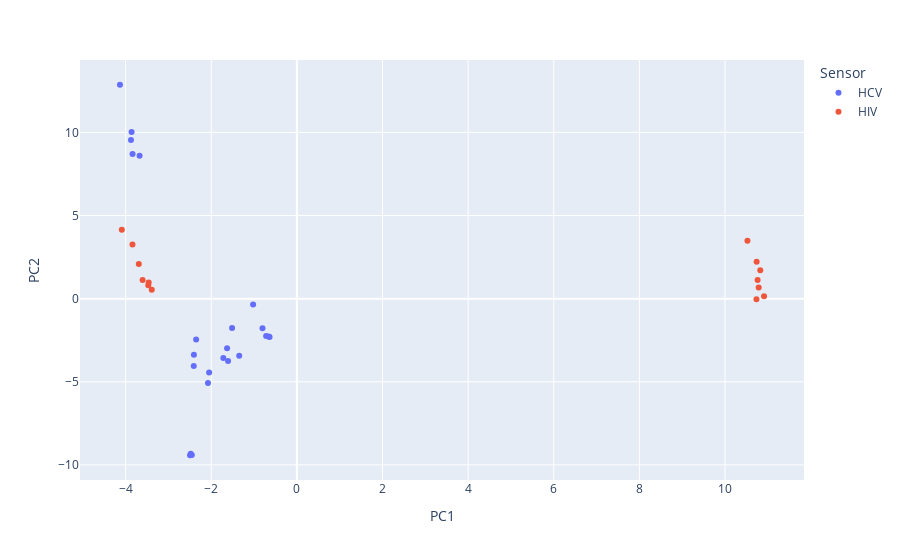

Source (notebook cell):
### Code cell
# 4. Scores plot
# check API documentation for plotly.express https://plotly.com/python/3d-scatter-plots

import plotly.express as px

fig = px.scatter(df_scores, x='PC1', y='PC2', color='Sensor')
fig.show()

### Figure 1 — Plotly figure (JSON) as saved in the notebook; plotly's stock layout.template omitted (floating-point values rounded to 4 significant figures)
{"data": [{"hovertemplate": "Sensor=HCV<br>PC1=%{x}<br>PC2=%{y}<extra></extra>", "legendgroup": "HCV", "marker": {"color": "#636efa", "symbol": "circle"}, "mode": "markers", "name": "HCV", "orientation": "v", "showlegend": true, "type": "scatter", "x": [-2.453, -2.494, -2.478, -3.874, -3.673, -3.837, -3.86, -4.131, -1.346, -1.606, -1.717, -1.629, -1.513, -2.075, -2.049, -2.408, -2.404, -2.353, -0.6558, -0.6378, -0.7176, -0.8026, -1.022], "xaxis": "x", "y": [-9.406, -9.42, -9.328, 9.548, 8.597, 8.702, 10.03, 12.87, -3.43, -3.748, -3.566, -2.987, -1.763, -5.079, -4.438, -4.055, -3.379, -2.454, -2.273, -2.3, -2.248, -1.773, -0.3482], "yaxis": "y"}, {"hovertemplate": "Sensor=HIV<br>PC1=%{x}<br>PC2=%{y}<extra></extra>", "legendgroup": "HIV", "marker": {"color": "#EF553B", "symbol": "circle"}, "mode": "markers", "name": "HIV", "orientation": "v", "showlegend": true, "type": "scatter", "x": [10.73, 10.91, 10.79, 10.76, 10.82, 10.74, 10.52, -3.388, -3.47, -3.46, -3.602, -3.691, -3.839, -4.088], "xaxis": "x", "y": [-0.0409, 0.1507, 0.6737, 1.122, 1.711, 2.214, 3.479, 0.5435, 0.8133, 0.9671, 1.126, 2.08, 3.264, 4.142], "yaxis": "y"}], "layout": {"legend": {"title": {"text": "Sensor"}, "tracegroupgap": 0}, "margin": {"t": 60}, "xaxis": {"anchor": "y", "domain": [0, 1], "title": {"text": "PC1"}}, "yaxis": {"anchor": "x", "domain": [0, 1], "title": {"text": "PC2"}}}}
